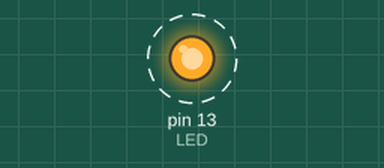
Bench run of a sketch on a simulated Arduino Uno, built with avr-gcc and run on an emulated ATmega328P. Shown: output pins drawn as LEDs (lit = HIGH). Dashed ring = blinking. What the sketch prints to the serial monitor is not drawn.

Above: at 0.5 s.
Timing chart, 0 to 4.6 s (numbered marks = the images above):
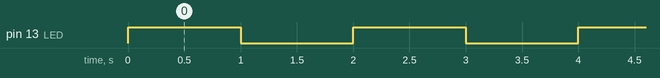

Measured:
- by itself, pin 13 (LED): alternates HIGH for 1.0 s and LOW for 1.0 s

The sketch:

hello.ino
```cpp
/*
 * Simple Hello world program for Arduino.
 * The led blinks every second and an ASCII
 * character message is sent to the serial port
 */

#define LED 13
#define TIME 1000
#define BIT_RATE 9600

void setup( void )
{
  pinMode( LED, OUTPUT );
  Serial.begin( BIT_RATE );
}

void loop( void )
{
  digitalWrite( LED, HIGH );
  Serial.println( "Hello! Now the led is ON!" );
  delay( TIME );
  digitalWrite( LED, LOW );
  Serial.println( "Hello! Now the led is OFF!" );
  delay( TIME );
}
```
